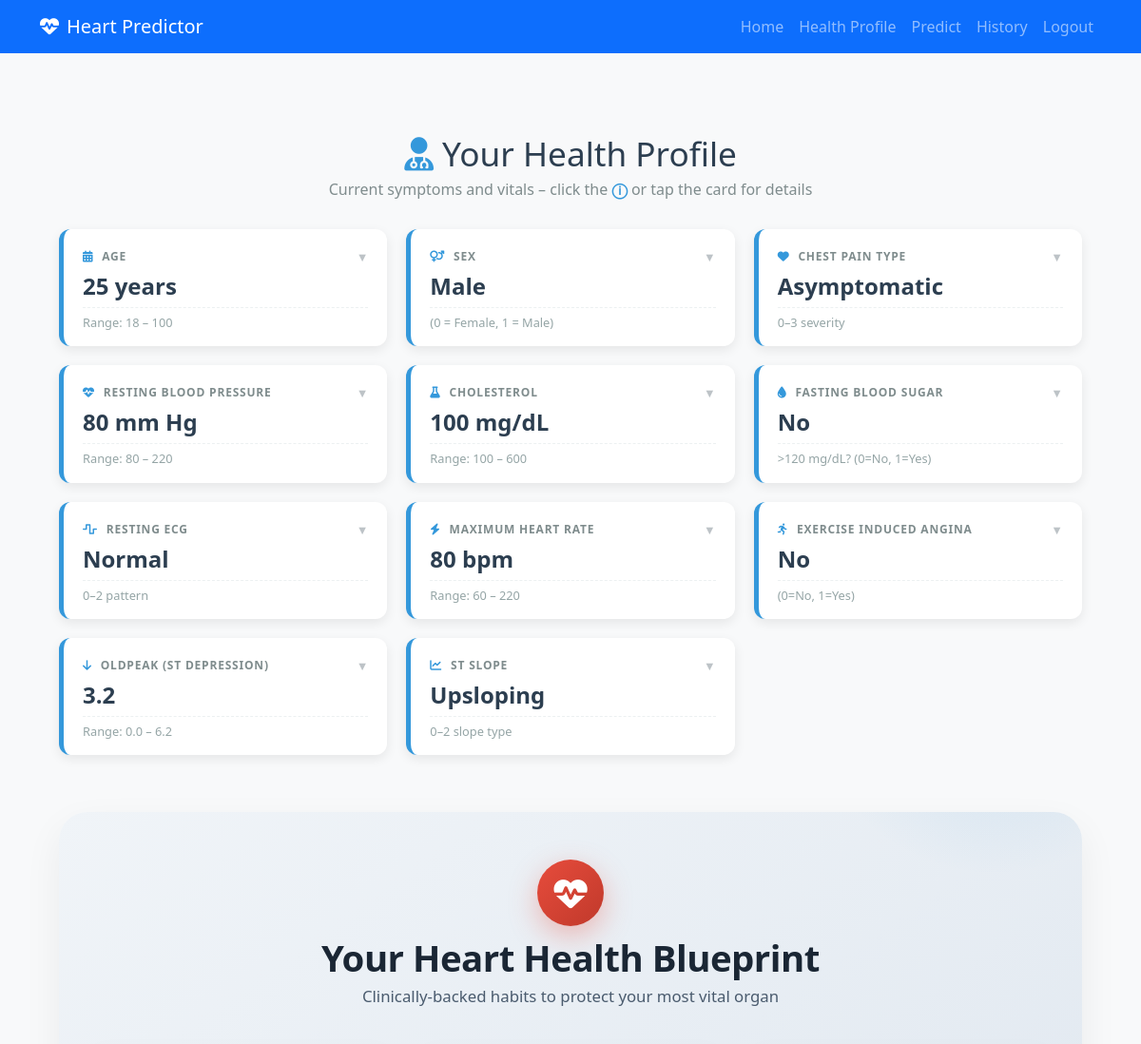
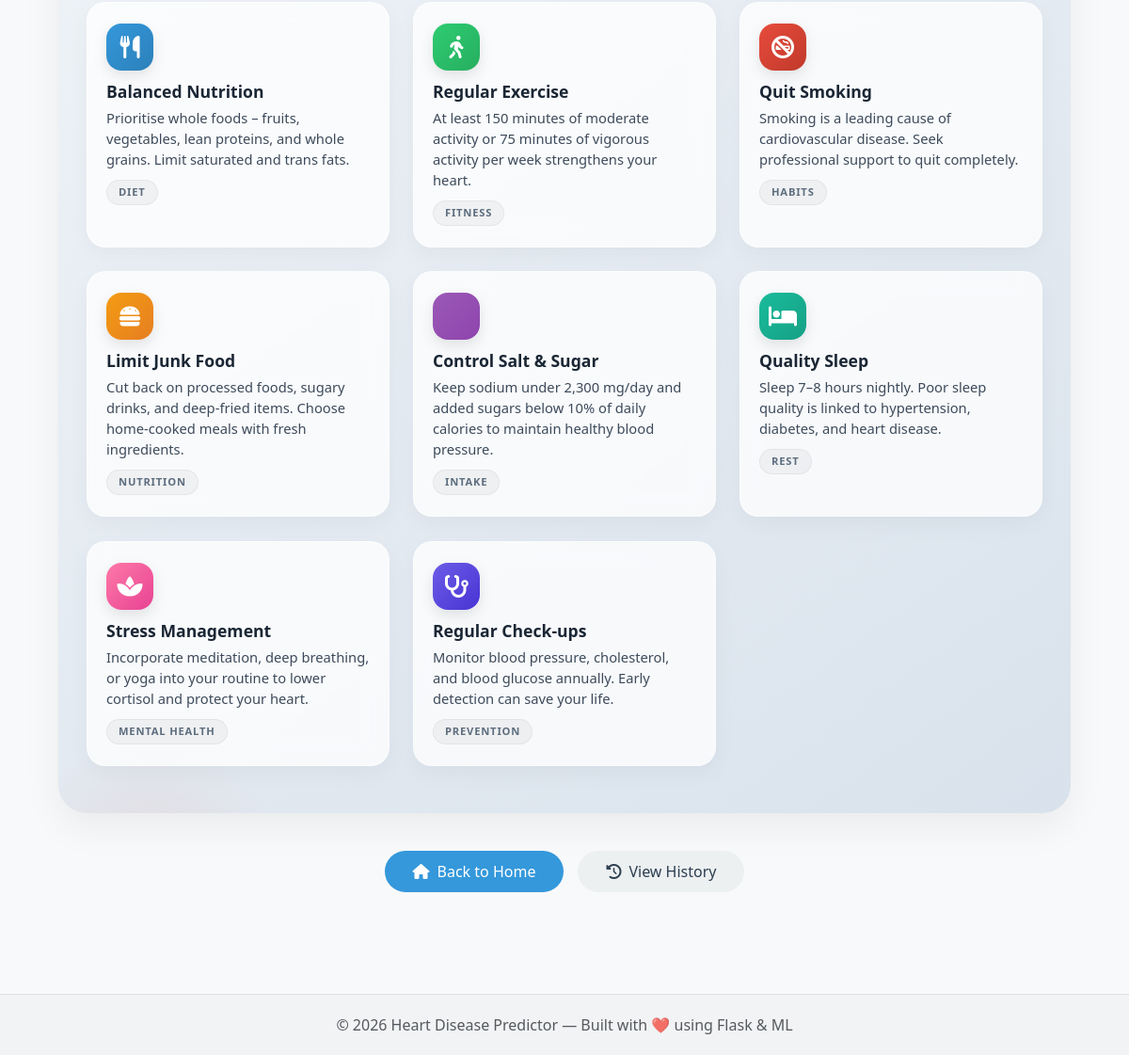
Screenshot of /profile (signed in) with the database file from the repository (2 pictures, top to bottom).
### app.py (models this page shows)
class Prediction(db.Model):
    __tablename__ = 'predictions'
    id = db.Column(db.Integer, primary_key=True)
    user_id = db.Column(db.Integer, db.ForeignKey('users.id'), nullable=False)
    age = db.Column(db.Integer)
    sex = db.Column(db.String(10))
    chest_pain_type = db.Column(db.String(50))
    resting_bp = db.Column(db.Integer)
    cholesterol = db.Column(db.Integer)
    fasting_bs = db.Column(db.Integer)
    resting_ecg = db.Column(db.String(50))
    max_hr = db.Column(db.Integer)
    exercise_angina = db.Column(db.String(10))
    oldpeak = db.Column(db.Float)
    st_slope = db.Column(db.String(20))
    prediction_result = db.Column(db.String(20))
    probability = db.Column(db.Float)
    prediction_date = db.Column(db.DateTime, default=datetime.utcnow)

### app.py (the view)
@app.route('/profile')
@login_required
def profile():
    latest = session.get('last_prediction')
    if latest is None:
        latest_prediction = Prediction.query.filter_by(user_id=current_user.id).order_by(Prediction.prediction_date.desc()).first()
        if latest_prediction is not None:
            latest = get_profile_data_from_prediction(latest_prediction)
        else:
            latest = get_default_profile_data()
    return render_template('profile.html', data=latest)

### app.py (called while the page is built)
def get_profile_data_from_prediction(prediction):
    return {
        'age': prediction.age,
        'sex': 1 if prediction.sex == 'Male' else 0,
        'cp': {'TA': 0, 'ATA': 1, 'NAP': 2, 'ASY': 3}.get(prediction.chest_pain_type, 0),
        'trestbps': prediction.resting_bp,
        'chol': prediction.cholesterol,
        'fbs': prediction.fasting_bs,
        'restecg': {'Normal': 0, 'ST': 1, 'LVH': 2}.get(prediction.resting_ecg, 0),
        'thalach': prediction.max_hr,
        'exang': 1 if prediction.exercise_angina == 'Y' else 0,
        'oldpeak': prediction.oldpeak,
        'slope': {'Up': 0, 'Flat': 1, 'Down': 2}.get(prediction.st_slope, 0),
    }

@login_manager.user_loader
def load_user(user_id):
    return User.query.get(int(user_id))

### templates/profile.html (shortened to what this page needs)
{% extends "base.html" %}
{% block content %}
<div class="profile-container">
    <h1 class="page-title"><i class="fas fa-user-md" style="color: #3498db;"></i> Your Health Profile</h1>
    <p class="subtitle">Current symptoms and vitals – click the <span class="info-icon">ⓘ</span> or tap the card for details</p>
    <div class="symptom-grid">
        <div class="symptom-card" onclick="toggleCard(this)">
            <div class="symptom-header">
                <div class="symptom-label"><i class="fas fa-calendar-alt"></i> Age</div>
                <div class="symptom-value">{{ data.age }} years</div>
                <div class="symptom-range">Range: 18 – 100</div>
                <span class="expand-icon">▼</span>
            </div>
        </div>
        <div class="symptom-card" onclick="toggleCard(this)">
            <div class="symptom-header">
                <div class="symptom-label"><i class="fas fa-venus-mars"></i> Sex</div>
                <div class="symptom-value">{{ 'Male' if data.sex == 1 else 'Female' }}</div>
                <div class="symptom-range">(0 = Female, 1 = Male)</div>
                <span class="expand-icon">▼</span>
            </div>
        </div>
        <div class="symptom-card" onclick="toggleCard(this)">
            <div class="symptom-header">
                <div class="symptom-label"><i class="fas fa-heart"></i> Chest Pain Type</div>
                <div class="symptom-value">
                    {% set cp_map = {0: 'Typical Angina', 1: 'Atypical Angina', 2: 'Non-anginal Pain', 3: 'Asymptomatic'} %}
                    {{ cp_map[data.cp] }}
                </div>
                <div class="symptom-range">0–3 severity</div>
                <span class="expand-icon">▼</span>
            </div>
        </div>
        <div class="symptom-card" onclick="toggleCard(this)">
            <div class="symptom-header">
                <div class="symptom-label"><i class="fas fa-heartbeat"></i> Resting Blood Pressure</div>
                <div class="symptom-value">{{ data.trestbps }} mm Hg</div>
                <div class="symptom-range">Range: 80 – 220</div>
                <span class="expand-icon">▼</span>
            </div>
        </div>
        <div class="symptom-card" onclick="toggleCard(this)">
            <div class="symptom-header">
                <div class="symptom-label"><i class="fas fa-flask"></i> Cholesterol</div>
                <div class="symptom-value">{{ data.chol }} mg/dL</div>
                <div class="symptom-range">Range: 100 – 600</div>
                <span class="expand-icon">▼</span>
            </div>
        </div>
        <div class="symptom-card" onclick="toggleCard(this)">
            <div class="symptom-header">
                <div class="symptom-label"><i class="fas fa-droplet"></i> Fasting Blood Sugar</div>
                <div class="symptom-value">{{ 'Yes' if data.fbs == 1 else 'No' }}</div>
                <div class="symptom-range">>120 mg/dL? (0=No, 1=Yes)</div>
                <span class="expand-icon">▼</span>
            </div>
        </div>
        <div class="symptom-card" onclick="toggleCard(this)">
            <div class="symptom-header">
                <div class="symptom-label"><i class="fas fa-wave-square"></i> Resting ECG</div>
                <div class="symptom-value">
                    {% set ecg_map = {0: 'Normal', 1: 'ST-T Wave Abnormality', 2: 'Left Ventricular Hypertrophy'} %}
                    {{ ecg_map[data.restecg] }}
                </div>
                <div class="symptom-range">0–2 pattern</div>
                <span class="expand-icon">▼</span>
            </div>
        </div>
        <div class="symptom-card" onclick="toggleCard(this)">
            <div class="symptom-header">
                <div class="symptom-label"><i class="fas fa-bolt"></i> Maximum Heart Rate</div>
                <div class="symptom-value">{{ data.thalach }} bpm</div>
                <div class="symptom-range">Range: 60 – 220</div>
                <span class="expand-icon">▼</span>
            </div>
        </div>
        <div class="symptom-card" onclick="toggleCard(this)">
            <div class="symptom-header">
                <div class="symptom-label"><i class="fas fa-running"></i> Exercise Induced Angina</div>
                <div class="symptom-value">{{ 'Yes' if data.exang == 1 else 'No' }}</div>
                <div class="symptom-range">(0=No, 1=Yes)</div>
                <span class="expand-icon">▼</span>
            </div>
        </div>
        <div class="symptom-card" onclick="toggleCard(this)">
            <div class="symptom-header">
                <div class="symptom-label"><i class="fas fa-arrow-down"></i> Oldpeak (ST Depression)</div>
                <div class="symptom-value">{{ data.oldpeak }}</div>
                <div class="symptom-range">Range: 0.0 – 6.2</div>
                <span class="expand-icon">▼</span>
            </div>
        </div>
        <div class="symptom-card" onclick="toggleCard(this)">
            <div class="symptom-header">
                <div class="symptom-label"><i class="fas fa-chart-line"></i> ST Slope</div>
                <div class="symptom-value">
                    {% set slope_map = {0: 'Upsloping', 1: 'Flat', 2: 'Downsloping'} %}
                    {{ slope_map[data.slope] }}
                </div>
                <div class="symptom-range">0–2 slope type</div>
                <span class="expand-icon">▼</span>
            </div>
        </div>
    </div>
<div class="tips-section-modern">
    <div class="tips-header-modern">
        <div class="heart-badge">
            <i class="fas fa-heartbeat"></i>
        </div>
        <h2>Your Heart Health Blueprint</h2>
        <p class="tips-subtitle-modern">Clinically‑backed habits to protect your most vital organ</p>
    </div>
    <div class="tips-grid-modern">
        <div class="tip-card-modern">
            <div class="tip-icon-modern gradient-blue"><i class="fas fa-utensils"></i></div>
            <div class="tip-body-modern">
                <h4>Balanced Nutrition</h4>
                <p>Prioritise whole foods – fruits, vegetables, lean proteins, and whole grains. Limit saturated and trans fats.</p>
                <span class="tip-tag">Diet</span>
            </div>
        </div>
        <div class="tip-card-modern">
            <div class="tip-icon-modern gradient-green"><i class="fas fa-walking"></i></div>
            <div class="tip-body-modern">
                <h4>Regular Exercise</h4>
                <p>At least 150 minutes of moderate activity or 75 minutes of vigorous activity per week strengthens your heart.</p>
                <span class="tip-tag">Fitness</span>
            </div>
        </div>
        <div class="tip-card-modern">
            <div class="tip-icon-modern gradient-red"><i class="fas fa-smoking-ban"></i></div>
            <div class="tip-body-modern">
                <h4>Quit Smoking</h4>
                <p>Smoking is a leading cause of cardiovascular disease. Seek professional support to quit completely.</p>
                <span class="tip-tag">Habits</span>
            </div>
        </div>
        <div class="tip-card-modern">
            <div class="tip-icon-modern gradient-orange"><i class="fas fa-burger"></i></div>
            <div class="tip-body-modern">
                <h4>Limit Junk Food</h4>
                <p>Cut back on processed foods, sugary drinks, and deep‑fried items. Choose home‑cooked meals with fresh ingredients.</p>
                <span class="tip-tag">Nutrition</span>
            </div>
        </div>
        <div class="tip-card-modern">
            <div class="tip-icon-modern gradient-purple"></div>
            <div class="tip-body-modern">
                <h4>Control Salt & Sugar</h4>
                <p>Keep sodium under 2,300 mg/day and added sugars below 10% of daily calories to maintain healthy blood pressure.</p>
                <span class="tip-tag">Intake</span>
            </div>
        </div>
        <div class="tip-card-modern">
            <div class="tip-icon-modern gradient-teal"><i class="fas fa-bed"></i></div>
            <div class="tip-body-modern">
                <h4>Quality Sleep</h4>
                <p>Sleep 7–8 hours nightly. Poor sleep quality is linked to hypertension, diabetes, and heart disease.</p>
                <span class="tip-tag">Rest</span>
            </div>
        </div>
        <div class="tip-card-modern">
            <div class="tip-icon-modern gradient-pink"><i class="fas fa-spa"></i></div>
            <div class="tip-body-modern">
                <h4>Stress Management</h4>
                <p>Incorporate meditation, deep breathing, or yoga into your routine to lower cortisol and protect your heart.</p>
                <span class="tip-tag">Mental Health</span>
            </div>
        </div>
        <div class="tip-card-modern">
            <div class="tip-icon-modern gradient-indigo"><i class="fas fa-stethoscope"></i></div>
            <div class="tip-body-modern">
                <h4>Regular Check‑ups</h4>
                <p>Monitor blood pressure, cholesterol, and blood glucose annually. Early detection can save your life.</p>
                <span class="tip-tag">Prevention</span>
            </div>
        </div>
    </div>
</div>
    <div class="profile-actions">
        <a href="{{ url_for('home') }}" class="btn btn-primary"><i class="fas fa-home"></i> Back to Home</a>
        <a href="{{ url_for('history') }}" class="btn btn-secondary"><i class="fas fa-history"></i> View History</a>
    </div>
</div>
{% endblock %}

### static/css/style.css (style rules this page uses)
body { font-family: 'Segoe UI', Tahoma, Geneva, Verdana, sans-serif; background-color: #f8f9fa; min-height: 100vh; display: flex; flex-direction: column; }

### rows the page displays
Prediction: sex "Male", resting_ecg "Normal", oldpeak "3.2"

### other values shown
{{ data.age }} "25"
{{ cp_map[data.cp] }} "Asymptomatic"
{{ data.trestbps }} "80"
{{ data.chol }} "100"
{{ 'Yes' if data.fbs == 1 else 'No' }} "No"
{{ data.thalach }} "80"
{{ 'Yes' if data.exang == 1 else 'No' }} "No"
{{ slope_map[data.slope] }} "Upsloping"
